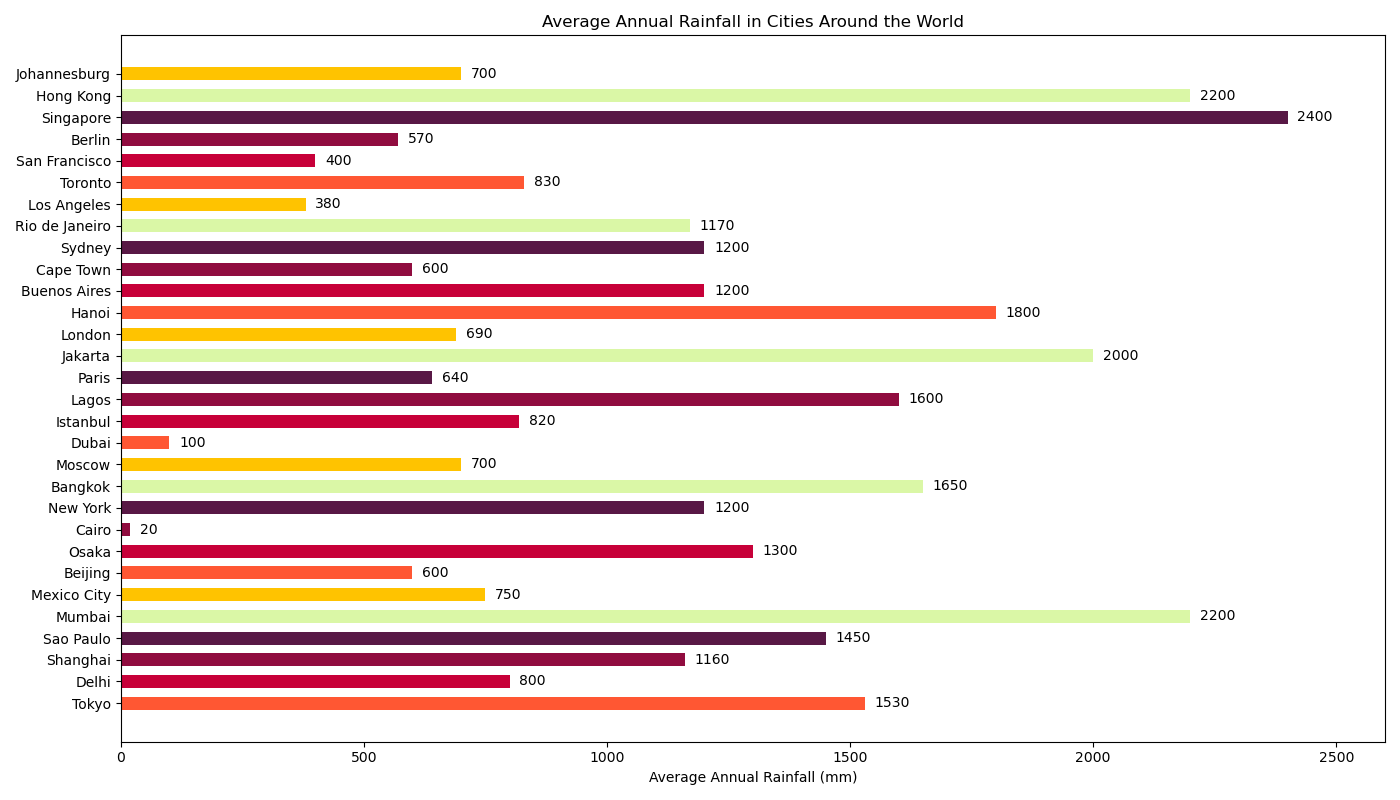

Generate this figure with Python:

import matplotlib.pyplot as plt

# Data
cities = ['Tokyo', 'Delhi', 'Shanghai', 'Sao Paulo', 'Mumbai', 'Mexico City',
          'Beijing', 'Osaka', 'Cairo', 'New York', 'Bangkok', 'Moscow',
          'Dubai', 'Istanbul', 'Lagos', 'Paris', 'Jakarta', 'London',
          'Hanoi', 'Buenos Aires', 'Cape Town', 'Sydney', 'Rio de Janeiro',
          'Los Angeles', 'Toronto', 'San Francisco', 'Berlin', 'Singapore',
          'Hong Kong', 'Johannesburg']
rainfall = [1530, 800, 1160, 1450, 2200, 750, 600, 1300, 20, 1200, 1650, 700,
            100, 820, 1600, 640, 2000, 690, 1800, 1200, 600, 1200, 1170, 380, 
            830, 400, 570, 2400, 2200, 700]

# Modify the color scheme using specific color codes
colors = ['#FF5733', '#C70039', '#900C3F', '#581845', '#DAF7A6', '#FFC300',
          '#FF5733', '#C70039', '#900C3F', '#581845', '#DAF7A6', '#FFC300',
          '#FF5733', '#C70039', '#900C3F', '#581845', '#DAF7A6', '#FFC300',
          '#FF5733', '#C70039', '#900C3F', '#581845', '#DAF7A6', '#FFC300',
          '#FF5733', '#C70039', '#900C3F', '#581845', '#DAF7A6', '#FFC300']

# Change width of bars
bar_width = 0.6

# Change width and height of the chart
plt.figure(figsize=(14, 8))

# Change the direction of chart (horizontal bar chart)
plt.barh(y=cities, width=rainfall, color=colors, height=bar_width)

# Change the band width for bars
for i, rain in enumerate(rainfall):
    plt.text(rain + 20, i, str(rain), va='center')

# Change the topic, headline, and data type of the chart
plt.xlabel('Average Annual Rainfall (mm)')
plt.title('Average Annual Rainfall in Cities Around the World')
plt.xlim(0, max(rainfall) + 200)  # Adjust the x-axis to fit the text
plt.tight_layout()

# Show the plot
plt.show()
